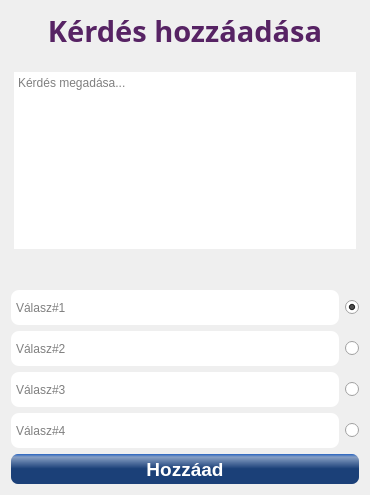
<?xml version="1.0" encoding="UTF-8"?>
<ui version="4.0">
 <class>kerdesHozzaadasa</class>
 <widget class="QWidget" name="kerdesHozzaadasa">
  <property name="geometry">
   <rect>
    <x>0</x>
    <y>0</y>
    <width>366</width>
    <height>495</height>
   </rect>
  </property>
  <property name="windowTitle">
   <string>Form</string>
  </property>
  <property name="styleSheet">
   <string notr="true">QWidget#kerdesHozzaadasa
{
/*background-image: url(:/resource/img/backg_1.jpg);*/
/*border-image: url(:/resource/img/backg_1.jpg);*/
border-image: url(:/resource/img/bckg_5.jpg);
background-repeat: no-repeat;
bacground-position: center;
/*background-size: cover;
position: relative;*/
}

QPushButton:hover
{
   background-color:white;
}</string>
  </property>
  <layout class="QVBoxLayout" name="verticalLayout">
   <item>
    <widget class="QLabel" name="label">
     <property name="font">
      <font>
       <family>Tw Cen MT Condensed</family>
       <pointsize>22</pointsize>
       <weight>75</weight>
       <bold>true</bold>
      </font>
     </property>
     <property name="styleSheet">
      <string notr="true">color: rgb(87, 35, 100);
background-color:transparent;</string>
     </property>
     <property name="text">
      <string>Kérdés hozzáadása</string>
     </property>
     <property name="scaledContents">
      <bool>false</bool>
     </property>
     <property name="alignment">
      <set>Qt::AlignCenter</set>
     </property>
    </widget>
   </item>
   <item>
    <spacer name="verticalSpacer_2">
     <property name="orientation">
      <enum>Qt::Vertical</enum>
     </property>
     <property name="sizeType">
      <enum>QSizePolicy::Preferred</enum>
     </property>
     <property name="sizeHint" stdset="0">
      <size>
       <width>20</width>
       <height>20</height>
      </size>
     </property>
    </spacer>
   </item>
   <item>
    <widget class="QTextEdit" name="kerdesMezo">
     <property name="styleSheet">
      <string notr="true">QTextEdit{
font: 75 14pt &quot;MS Shell Dlg 2&quot;;
padding: 3px;
border-radius: 8px;
 background: qradialgradient(cx:0, cy:0, radius: 1,
                  fx:0.5, fy:0.5, stop:0 white, stop:1 white);
}

/*
QLineEdit {
background-image: url(:/resource/img/kicsi_user_login.png);
/*background-image: url(:/resource/img/kicsi_login_szurke.png);
background-repeat: no-repeat;
padding-left:10px;
background-attachment: fixed;
background-position:  left;

padding: 1px;
border-style: solid;
/*border: 2px solid gray;
border-radius: 8px;

padding-left: 30px;
text-align:justify; 
/* letter-spacing: 10px; /* valamiért nem akar működni ez 
font: 14pt &quot;MS Shell Dlg 2&quot;;
}
*/
</string>
     </property>
     <property name="placeholderText">
      <string>Kérdés megadása...</string>
     </property>
    </widget>
   </item>
   <item>
    <spacer name="verticalSpacer">
     <property name="orientation">
      <enum>Qt::Vertical</enum>
     </property>
     <property name="sizeType">
      <enum>QSizePolicy::Preferred</enum>
     </property>
     <property name="sizeHint" stdset="0">
      <size>
       <width>20</width>
       <height>40</height>
      </size>
     </property>
    </spacer>
   </item>
   <item>
    <layout class="QHBoxLayout" name="horizontalLayout">
     <item>
      <widget class="QLineEdit" name="valasz1Mezo">
       <property name="sizePolicy">
        <sizepolicy hsizetype="Expanding" vsizetype="Expanding">
         <horstretch>0</horstretch>
         <verstretch>0</verstretch>
        </sizepolicy>
       </property>
       <property name="minimumSize">
        <size>
         <width>327</width>
         <height>35</height>
        </size>
       </property>
       <property name="styleSheet">
        <string notr="true">QLineEdit{
font: 75 14pt &quot;MS Shell Dlg 2&quot;;
padding: 3px;
border-radius: 8px;
}

</string>
       </property>
       <property name="placeholderText">
        <string>Válasz#1</string>
       </property>
      </widget>
     </item>
     <item>
      <widget class="QRadioButton" name="radioButton">
       <property name="autoFillBackground">
        <bool>true</bool>
       </property>
       <property name="text">
        <string/>
       </property>
       <property name="checked">
        <bool>true</bool>
       </property>
      </widget>
     </item>
    </layout>
   </item>
   <item>
    <layout class="QHBoxLayout" name="horizontalLayout_2">
     <item>
      <widget class="QLineEdit" name="valasz2Mezo">
       <property name="sizePolicy">
        <sizepolicy hsizetype="Expanding" vsizetype="Expanding">
         <horstretch>0</horstretch>
         <verstretch>0</verstretch>
        </sizepolicy>
       </property>
       <property name="minimumSize">
        <size>
         <width>327</width>
         <height>35</height>
        </size>
       </property>
       <property name="styleSheet">
        <string notr="true">QLineEdit{
font: 75 14pt &quot;MS Shell Dlg 2&quot;;
padding: 3px;
border-radius: 8px;
}</string>
       </property>
       <property name="placeholderText">
        <string>Válasz#2</string>
       </property>
      </widget>
     </item>
     <item>
      <widget class="QRadioButton" name="radioButton_2">
       <property name="text">
        <string/>
       </property>
      </widget>
     </item>
    </layout>
   </item>
   <item>
    <layout class="QHBoxLayout" name="horizontalLayout_3">
     <item>
      <widget class="QLineEdit" name="valasz3Mezo">
       <property name="sizePolicy">
        <sizepolicy hsizetype="Expanding" vsizetype="Expanding">
         <horstretch>0</horstretch>
         <verstretch>0</verstretch>
        </sizepolicy>
       </property>
       <property name="minimumSize">
        <size>
         <width>327</width>
         <height>35</height>
        </size>
       </property>
       <property name="styleSheet">
        <string notr="true">QLineEdit{
font: 75 14pt &quot;MS Shell Dlg 2&quot;;
padding: 3px;
border-radius: 8px;
}</string>
       </property>
       <property name="placeholderText">
        <string>Válasz#3</string>
       </property>
      </widget>
     </item>
     <item>
      <widget class="QRadioButton" name="radioButton_3">
       <property name="text">
        <string/>
       </property>
      </widget>
     </item>
    </layout>
   </item>
   <item>
    <layout class="QHBoxLayout" name="horizontalLayout_4">
     <item>
      <widget class="QLineEdit" name="valasz4Mezo">
       <property name="sizePolicy">
        <sizepolicy hsizetype="Expanding" vsizetype="Expanding">
         <horstretch>0</horstretch>
         <verstretch>0</verstretch>
        </sizepolicy>
       </property>
       <property name="minimumSize">
        <size>
         <width>327</width>
         <height>35</height>
        </size>
       </property>
       <property name="styleSheet">
        <string notr="true">QLineEdit{
font: 75 14pt &quot;MS Shell Dlg 2&quot;;
padding: 3px;
border-radius: 8px;
}</string>
       </property>
       <property name="placeholderText">
        <string>Válasz#4</string>
       </property>
      </widget>
     </item>
     <item>
      <widget class="QRadioButton" name="radioButton_4">
       <property name="text">
        <string/>
       </property>
      </widget>
     </item>
    </layout>
   </item>
   <item>
    <widget class="QPushButton" name="hozzaadButton">
     <property name="sizePolicy">
      <sizepolicy hsizetype="Minimum" vsizetype="Expanding">
       <horstretch>0</horstretch>
       <verstretch>0</verstretch>
      </sizepolicy>
     </property>
     <property name="minimumSize">
      <size>
       <width>348</width>
       <height>30</height>
      </size>
     </property>
     <property name="font">
      <font>
       <family>MS Shell Dlg 2</family>
       <pointsize>14</pointsize>
       <weight>75</weight>
       <italic>false</italic>
       <bold>true</bold>
      </font>
     </property>
     <property name="styleSheet">
      <string notr="true">QPushButton {
color: white;
font: bold 14pt &quot;MS Shell Dlg 2&quot;;
letter-spacing: .4rem;
background-color: QLinearGradient( x1: 0, y1: 0, x2: 0, y2: 1, stop: 0 #2964BF, stop: 0.1 #879FC4,  stop: 0.49 #1B4078 );
border-radius: 7;
/*ccc*/
}
QPushButton:hover {
background-color: QLinearGradient( x1: 0, y1: 0, x2: 0, y2: 1, stop: 0 #9CA9BD, stop: 0.1 #D2DAE5,  stop: 0.49 #87A2CD );
}
</string>
     </property>
     <property name="text">
      <string>Hozzáad</string>
     </property>
    </widget>
   </item>
  </layout>
 </widget>
 <resources/>
 <connections/>
</ui>
